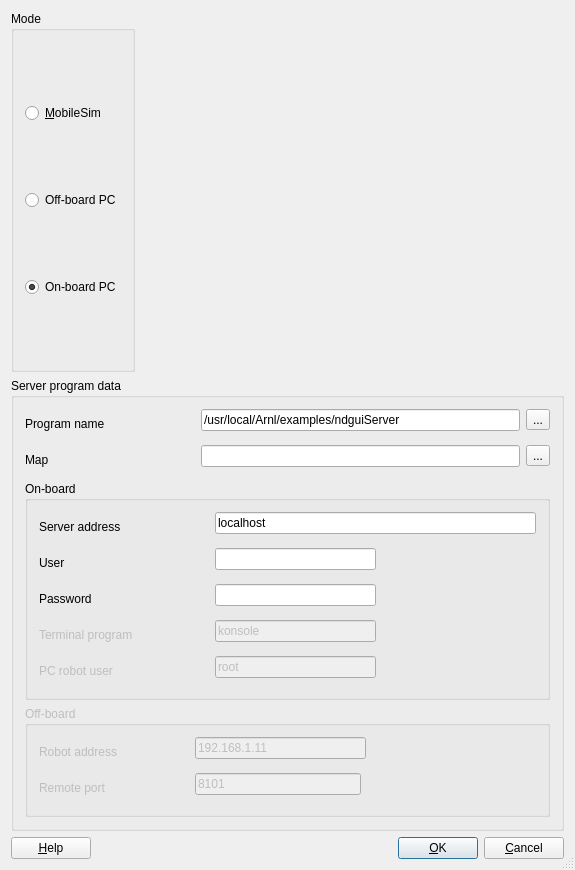
<?xml version="1.0" encoding="UTF-8"?>
<ui version="4.0">
 <class>RobotConnectionDialog</class>
 <widget class="QDialog" name="RobotConnectionDialog">
  <property name="geometry">
   <rect>
    <x>0</x>
    <y>0</y>
    <width>575</width>
    <height>870</height>
   </rect>
  </property>
  <property name="windowTitle">
   <string>Robot Connection</string>
  </property>
  <property name="sizeGripEnabled">
   <bool>true</bool>
  </property>
  <layout class="QVBoxLayout" name="verticalLayout_3">
   <item>
    <layout class="QHBoxLayout" name="horizontalLayout_9">
     <item>
      <widget class="QGroupBox" name="modeGroupBox">
       <property name="title">
        <string>Mode</string>
       </property>
       <layout class="QVBoxLayout" name="verticalLayout_2">
        <item>
         <widget class="QRadioButton" name="simulatorRadioButton">
          <property name="text">
           <string>&amp;MobileSim</string>
          </property>
          <property name="checked">
           <bool>false</bool>
          </property>
         </widget>
        </item>
        <item>
         <widget class="QRadioButton" name="offBoardRadioButton">
          <property name="text">
           <string>Off-board PC</string>
          </property>
         </widget>
        </item>
        <item>
         <widget class="QRadioButton" name="onBoardRadioButton">
          <property name="text">
           <string>On-board PC</string>
          </property>
          <property name="checked">
           <bool>true</bool>
          </property>
         </widget>
        </item>
       </layout>
      </widget>
     </item>
     <item>
      <spacer name="spacer21">
       <property name="orientation">
        <enum>Qt::Horizontal</enum>
       </property>
       <property name="sizeType">
        <enum>QSizePolicy::Expanding</enum>
       </property>
       <property name="sizeHint" stdset="0">
        <size>
         <width>89</width>
         <height>20</height>
        </size>
       </property>
      </spacer>
     </item>
    </layout>
   </item>
   <item>
    <widget class="QGroupBox" name="groupBox1">
     <property name="title">
      <string>Server program data</string>
     </property>
     <layout class="QVBoxLayout" name="verticalLayout">
      <item>
       <layout class="QFormLayout" name="formLayout_3">
        <item row="0" column="0">
         <widget class="QLabel" name="textLabel2">
          <property name="minimumSize">
           <size>
            <width>170</width>
            <height>30</height>
           </size>
          </property>
          <property name="maximumSize">
           <size>
            <width>150</width>
            <height>30</height>
           </size>
          </property>
          <property name="text">
           <string>Program name</string>
          </property>
          <property name="wordWrap">
           <bool>false</bool>
          </property>
         </widget>
        </item>
        <item row="0" column="1">
         <layout class="QHBoxLayout" name="horizontalLayout_2">
          <item>
           <widget class="QLineEdit" name="programServerLineEdit">
            <property name="minimumSize">
             <size>
              <width>300</width>
              <height>0</height>
             </size>
            </property>
            <property name="text">
             <string>/usr/local/Arnl/examples/ndguiServer</string>
            </property>
            <property name="readOnly">
             <bool>false</bool>
            </property>
           </widget>
          </item>
          <item>
           <widget class="QToolButton" name="nombreServidorToolButton">
            <property name="text">
             <string>...</string>
            </property>
           </widget>
          </item>
         </layout>
        </item>
        <item row="1" column="0">
         <widget class="QLabel" name="textLabel3">
          <property name="minimumSize">
           <size>
            <width>150</width>
            <height>30</height>
           </size>
          </property>
          <property name="maximumSize">
           <size>
            <width>150</width>
            <height>30</height>
           </size>
          </property>
          <property name="text">
           <string>Map</string>
          </property>
          <property name="wordWrap">
           <bool>false</bool>
          </property>
         </widget>
        </item>
        <item row="1" column="1">
         <layout class="QHBoxLayout" name="horizontalLayout_7">
          <item>
           <widget class="QLineEdit" name="mapaLineEdit">
            <property name="minimumSize">
             <size>
              <width>110</width>
              <height>0</height>
             </size>
            </property>
            <property name="readOnly">
             <bool>false</bool>
            </property>
           </widget>
          </item>
          <item>
           <widget class="QToolButton" name="mapaToolButton">
            <property name="text">
             <string>...</string>
            </property>
           </widget>
          </item>
         </layout>
        </item>
       </layout>
      </item>
      <item>
       <widget class="QGroupBox" name="onBoardGroupBox">
        <property name="enabled">
         <bool>true</bool>
        </property>
        <property name="title">
         <string>On-board </string>
        </property>
        <layout class="QFormLayout" name="formLayout">
         <property name="fieldGrowthPolicy">
          <enum>QFormLayout::AllNonFixedFieldsGrow</enum>
         </property>
         <item row="0" column="0">
          <widget class="QLabel" name="textLabel8">
           <property name="enabled">
            <bool>true</bool>
           </property>
           <property name="minimumSize">
            <size>
             <width>150</width>
             <height>30</height>
            </size>
           </property>
           <property name="maximumSize">
            <size>
             <width>150</width>
             <height>30</height>
            </size>
           </property>
           <property name="toolTip">
            <string>Dirección IP desde donde se lanza el server, localhost para MobileSim y Amigo, la IP del Pioneer (192.168.0.2)</string>
           </property>
           <property name="text">
            <string>Server address</string>
           </property>
           <property name="wordWrap">
            <bool>false</bool>
           </property>
          </widget>
         </item>
         <item row="0" column="1">
          <widget class="QLineEdit" name="hostLineEdit">
           <property name="enabled">
            <bool>true</bool>
           </property>
           <property name="minimumSize">
            <size>
             <width>110</width>
             <height>0</height>
            </size>
           </property>
           <property name="text">
            <string>localhost</string>
           </property>
          </widget>
         </item>
         <item row="1" column="0">
          <widget class="QLabel" name="textLabel7">
           <property name="enabled">
            <bool>true</bool>
           </property>
           <property name="minimumSize">
            <size>
             <width>150</width>
             <height>30</height>
            </size>
           </property>
           <property name="maximumSize">
            <size>
             <width>150</width>
             <height>30</height>
            </size>
           </property>
           <property name="text">
            <string>User</string>
           </property>
           <property name="wordWrap">
            <bool>false</bool>
           </property>
          </widget>
         </item>
         <item row="1" column="1">
          <layout class="QHBoxLayout" name="horizontalLayout_3">
           <item>
            <widget class="QLineEdit" name="userLineEdit">
             <property name="enabled">
              <bool>true</bool>
             </property>
             <property name="minimumSize">
              <size>
               <width>110</width>
               <height>0</height>
              </size>
             </property>
             <property name="text">
              <string/>
             </property>
            </widget>
           </item>
           <item>
            <spacer name="horizontalSpacer">
             <property name="orientation">
              <enum>Qt::Horizontal</enum>
             </property>
             <property name="sizeHint" stdset="0">
              <size>
               <width>40</width>
               <height>20</height>
              </size>
             </property>
            </spacer>
           </item>
          </layout>
         </item>
         <item row="2" column="0">
          <widget class="QLabel" name="textLabel9">
           <property name="enabled">
            <bool>true</bool>
           </property>
           <property name="minimumSize">
            <size>
             <width>150</width>
             <height>30</height>
            </size>
           </property>
           <property name="maximumSize">
            <size>
             <width>150</width>
             <height>30</height>
            </size>
           </property>
           <property name="text">
            <string>Password</string>
           </property>
           <property name="wordWrap">
            <bool>false</bool>
           </property>
          </widget>
         </item>
         <item row="2" column="1">
          <layout class="QHBoxLayout" name="horizontalLayout_4">
           <item>
            <widget class="QLineEdit" name="passwordLineEdit">
             <property name="enabled">
              <bool>true</bool>
             </property>
             <property name="minimumSize">
              <size>
               <width>110</width>
               <height>0</height>
              </size>
             </property>
             <property name="echoMode">
              <enum>QLineEdit::Password</enum>
             </property>
            </widget>
           </item>
           <item>
            <spacer name="horizontalSpacer_2">
             <property name="orientation">
              <enum>Qt::Horizontal</enum>
             </property>
             <property name="sizeHint" stdset="0">
              <size>
               <width>40</width>
               <height>20</height>
              </size>
             </property>
            </spacer>
           </item>
          </layout>
         </item>
         <item row="3" column="0">
          <widget class="QLabel" name="textLabel1">
           <property name="enabled">
            <bool>false</bool>
           </property>
           <property name="minimumSize">
            <size>
             <width>170</width>
             <height>30</height>
            </size>
           </property>
           <property name="maximumSize">
            <size>
             <width>200</width>
             <height>30</height>
            </size>
           </property>
           <property name="text">
            <string>Terminal program</string>
           </property>
           <property name="wordWrap">
            <bool>false</bool>
           </property>
          </widget>
         </item>
         <item row="3" column="1">
          <layout class="QHBoxLayout" name="horizontalLayout_8">
           <item>
            <widget class="QLineEdit" name="terminalLineEdit">
             <property name="enabled">
              <bool>false</bool>
             </property>
             <property name="minimumSize">
              <size>
               <width>110</width>
               <height>0</height>
              </size>
             </property>
             <property name="text">
              <string>konsole</string>
             </property>
            </widget>
           </item>
           <item>
            <spacer name="horizontalSpacer_4">
             <property name="orientation">
              <enum>Qt::Horizontal</enum>
             </property>
             <property name="sizeHint" stdset="0">
              <size>
               <width>40</width>
               <height>20</height>
              </size>
             </property>
            </spacer>
           </item>
          </layout>
         </item>
         <item row="4" column="0">
          <widget class="QLabel" name="textLabel5">
           <property name="enabled">
            <bool>false</bool>
           </property>
           <property name="minimumSize">
            <size>
             <width>150</width>
             <height>30</height>
            </size>
           </property>
           <property name="maximumSize">
            <size>
             <width>150</width>
             <height>30</height>
            </size>
           </property>
           <property name="text">
            <string>PC robot user </string>
           </property>
           <property name="wordWrap">
            <bool>false</bool>
           </property>
          </widget>
         </item>
         <item row="4" column="1">
          <layout class="QHBoxLayout" name="horizontalLayout_6">
           <item>
            <widget class="QLineEdit" name="userRobotLineEdit">
             <property name="enabled">
              <bool>false</bool>
             </property>
             <property name="minimumSize">
              <size>
               <width>110</width>
               <height>0</height>
              </size>
             </property>
             <property name="text">
              <string>root</string>
             </property>
            </widget>
           </item>
           <item>
            <spacer name="horizontalSpacer_3">
             <property name="orientation">
              <enum>Qt::Horizontal</enum>
             </property>
             <property name="sizeHint" stdset="0">
              <size>
               <width>40</width>
               <height>20</height>
              </size>
             </property>
            </spacer>
           </item>
          </layout>
         </item>
        </layout>
        <zorder>textLabel1</zorder>
        <zorder>textLabel9</zorder>
        <zorder>hostLineEdit</zorder>
        <zorder>textLabel8</zorder>
        <zorder>textLabel7</zorder>
        <zorder>textLabel5</zorder>
       </widget>
      </item>
      <item>
       <widget class="QGroupBox" name="offBoardGroupBox">
        <property name="enabled">
         <bool>false</bool>
        </property>
        <property name="title">
         <string>Off-board</string>
        </property>
        <layout class="QFormLayout" name="formLayout_2">
         <item row="0" column="0">
          <widget class="QLabel" name="textLabel6">
           <property name="minimumSize">
            <size>
             <width>150</width>
             <height>30</height>
            </size>
           </property>
           <property name="maximumSize">
            <size>
             <width>150</width>
             <height>30</height>
            </size>
           </property>
           <property name="text">
            <string>Robot address</string>
           </property>
           <property name="wordWrap">
            <bool>false</bool>
           </property>
          </widget>
         </item>
         <item row="0" column="1">
          <layout class="QHBoxLayout" name="horizontalLayout_5">
           <item>
            <widget class="QLineEdit" name="dirRobotLineEdit">
             <property name="minimumSize">
              <size>
               <width>110</width>
               <height>0</height>
              </size>
             </property>
             <property name="text">
              <string>192.168.1.11</string>
             </property>
             <property name="readOnly">
              <bool>false</bool>
             </property>
            </widget>
           </item>
           <item>
            <spacer name="horizontalSpacer_5">
             <property name="orientation">
              <enum>Qt::Horizontal</enum>
             </property>
             <property name="sizeHint" stdset="0">
              <size>
               <width>40</width>
               <height>20</height>
              </size>
             </property>
            </spacer>
           </item>
          </layout>
         </item>
         <item row="1" column="0">
          <widget class="QLabel" name="textLabel4">
           <property name="minimumSize">
            <size>
             <width>150</width>
             <height>30</height>
            </size>
           </property>
           <property name="maximumSize">
            <size>
             <width>150</width>
             <height>30</height>
            </size>
           </property>
           <property name="text">
            <string>Remote port</string>
           </property>
           <property name="wordWrap">
            <bool>false</bool>
           </property>
          </widget>
         </item>
         <item row="1" column="1">
          <layout class="QHBoxLayout" name="horizontalLayout">
           <item>
            <widget class="QLineEdit" name="remotePortLineEdit">
             <property name="minimumSize">
              <size>
               <width>110</width>
               <height>0</height>
              </size>
             </property>
             <property name="text">
              <string>8101</string>
             </property>
             <property name="readOnly">
              <bool>false</bool>
             </property>
            </widget>
           </item>
           <item>
            <spacer name="horizontalSpacer_6">
             <property name="orientation">
              <enum>Qt::Horizontal</enum>
             </property>
             <property name="sizeHint" stdset="0">
              <size>
               <width>175</width>
               <height>17</height>
              </size>
             </property>
            </spacer>
           </item>
          </layout>
         </item>
        </layout>
       </widget>
      </item>
     </layout>
    </widget>
   </item>
   <item>
    <layout class="QHBoxLayout" name="hboxlayout">
     <property name="leftMargin">
      <number>0</number>
     </property>
     <property name="topMargin">
      <number>0</number>
     </property>
     <property name="rightMargin">
      <number>0</number>
     </property>
     <property name="bottomMargin">
      <number>0</number>
     </property>
     <item>
      <widget class="QPushButton" name="buttonHelp">
       <property name="text">
        <string>&amp;Help</string>
       </property>
       <property name="shortcut">
        <string>F1</string>
       </property>
       <property name="autoDefault">
        <bool>true</bool>
       </property>
      </widget>
     </item>
     <item>
      <spacer name="Horizontal Spacing2">
       <property name="orientation">
        <enum>Qt::Horizontal</enum>
       </property>
       <property name="sizeType">
        <enum>QSizePolicy::Expanding</enum>
       </property>
       <property name="sizeHint" stdset="0">
        <size>
         <width>150</width>
         <height>20</height>
        </size>
       </property>
      </spacer>
     </item>
     <item>
      <widget class="QPushButton" name="buttonOk">
       <property name="text">
        <string>&amp;OK</string>
       </property>
       <property name="shortcut">
        <string/>
       </property>
       <property name="autoDefault">
        <bool>true</bool>
       </property>
       <property name="default">
        <bool>true</bool>
       </property>
      </widget>
     </item>
     <item>
      <widget class="QPushButton" name="buttonCancel">
       <property name="text">
        <string>&amp;Cancel</string>
       </property>
       <property name="shortcut">
        <string/>
       </property>
       <property name="autoDefault">
        <bool>true</bool>
       </property>
      </widget>
     </item>
    </layout>
   </item>
  </layout>
 </widget>
 <layoutdefault spacing="6" margin="11"/>
 <resources/>
 <connections/>
</ui>
